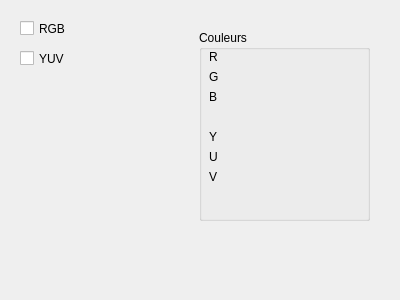
<?xml version="1.0" encoding="UTF-8"?>
<ui version="4.0">
 <class>Form</class>
 <widget class="QWidget" name="Form">
  <property name="geometry">
   <rect>
    <x>0</x>
    <y>0</y>
    <width>400</width>
    <height>300</height>
   </rect>
  </property>
  <property name="windowTitle">
   <string>Form</string>
  </property>
  <widget class="QCheckBox" name="checkBox">
   <property name="geometry">
    <rect>
     <x>20</x>
     <y>20</y>
     <width>70</width>
     <height>17</height>
    </rect>
   </property>
   <property name="text">
    <string>RGB</string>
   </property>
  </widget>
  <widget class="QCheckBox" name="checkBox_2">
   <property name="geometry">
    <rect>
     <x>20</x>
     <y>50</y>
     <width>70</width>
     <height>17</height>
    </rect>
   </property>
   <property name="text">
    <string>YUV</string>
   </property>
  </widget>
  <widget class="QGroupBox" name="groupBox">
   <property name="geometry">
    <rect>
     <x>199</x>
     <y>30</y>
     <width>171</width>
     <height>191</height>
    </rect>
   </property>
   <property name="title">
    <string>Couleurs</string>
   </property>
   <widget class="QLabel" name="label">
    <property name="geometry">
     <rect>
      <x>10</x>
      <y>20</y>
      <width>47</width>
      <height>13</height>
     </rect>
    </property>
    <property name="text">
     <string>R</string>
    </property>
   </widget>
   <widget class="QLabel" name="label_2">
    <property name="geometry">
     <rect>
      <x>10</x>
      <y>40</y>
      <width>47</width>
      <height>13</height>
     </rect>
    </property>
    <property name="text">
     <string>G</string>
    </property>
   </widget>
   <widget class="QLabel" name="label_3">
    <property name="geometry">
     <rect>
      <x>10</x>
      <y>60</y>
      <width>47</width>
      <height>13</height>
     </rect>
    </property>
    <property name="text">
     <string>B</string>
    </property>
   </widget>
   <widget class="QLabel" name="label_4">
    <property name="geometry">
     <rect>
      <x>10</x>
      <y>100</y>
      <width>47</width>
      <height>13</height>
     </rect>
    </property>
    <property name="text">
     <string>Y</string>
    </property>
   </widget>
   <widget class="QLabel" name="label_5">
    <property name="geometry">
     <rect>
      <x>10</x>
      <y>120</y>
      <width>47</width>
      <height>13</height>
     </rect>
    </property>
    <property name="text">
     <string>U</string>
    </property>
   </widget>
   <widget class="QLabel" name="label_6">
    <property name="geometry">
     <rect>
      <x>10</x>
      <y>140</y>
      <width>47</width>
      <height>13</height>
     </rect>
    </property>
    <property name="text">
     <string>V</string>
    </property>
   </widget>
  </widget>
 </widget>
 <resources/>
 <connections/>
</ui>
